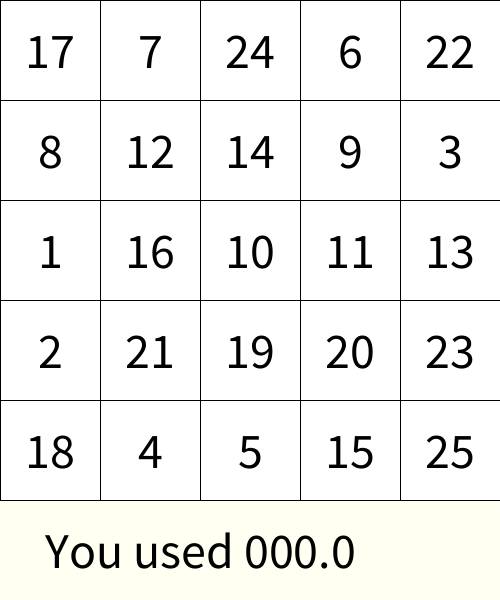
Frame 1 (no input)
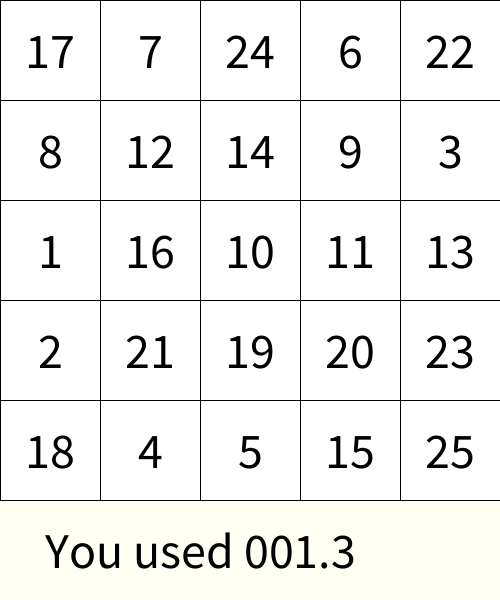
Frame 60 (the mouse pressed at the canvas centre just before this capture)
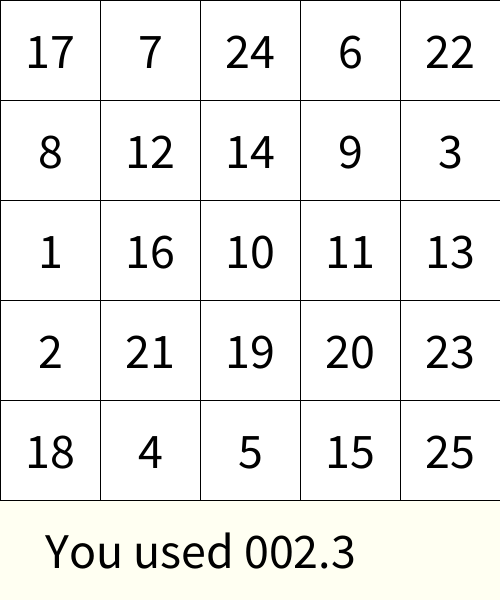
Frame 120 (the mouse held since frame 60 and released just before this capture)

The Processing sketch that drew these frames (run headless with seeded random() and noise(); from frame 60 on, the mouse is pressed at the canvas centre):

// Processing sketch: week06_8_schulte_table08_nf_millis_starT
// ── week06_8_schulte_table08_nf_millis_starT.pde
///week06_8_schulte_table08_nf_millis_starT
int [] used = new int[26]; 
int [][] table = new int[5][5];
void setup(){
  size(500,600);
  textSize(50);
  textAlign(CENTER,CENTER);
  for(int i=0; i<5; i++){
    for(int j=0; j<5; j++){
      int now = int(random(1,26));
      while(used[now]==1) now = int(random(1,26));
      table[i][j] = now;
      used[now]=1;
    }
  }
  starT = millis();
}
int starT = 0;
int [][] pressed = new int[5][5];
void draw(){
  background(#FFFFF2);
  for(int i=0; i<5; i++){
    for(int j=0; j<5; j++){
      if(pressed[i][j]==1)  fill(128);
      else fill(255);
      rect(j*100, i*100, 100, 100);
      fill(0); text(""+table[i][j], 50+j*100, 50+i*100);
    }
  }
  text("You used "+nf((millis() - starT)/1000.0, 3, 1), 200, 550);
}
int want = 1;
void mousePressed(){
  int i= mouseY/100, j = mouseX/100;
  if(table[i][j]==want){
    pressed[i][j] = 1;
    want++;
  }
}
